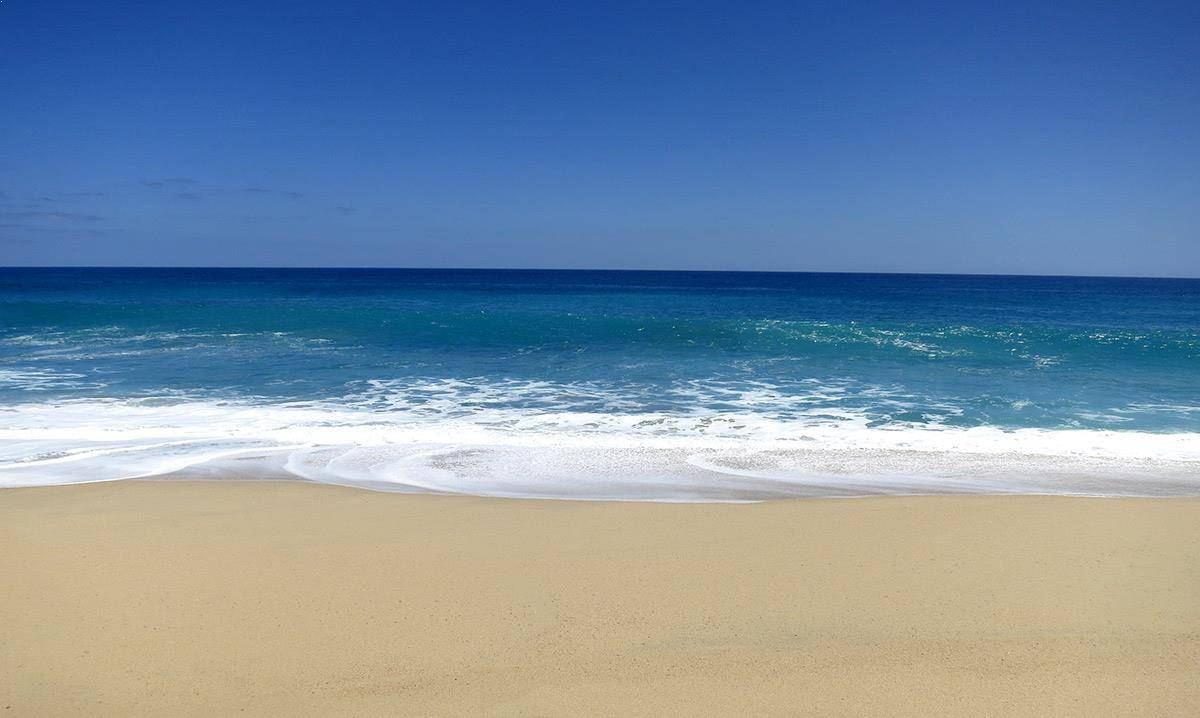
#> input picture img/playa-sur-barcelona11.jpg, 1200 x 718 px
$ python Ejercicio1.py
#> lines starting #> are read from the running program, lines starting #| are printed output that depends on the picture

from matplotlib import pyplot as plt
import numpy as np
import cv2 as cv

imgOrig = cv.imread('../img/playa-sur-barcelona11.jpg')
#> imgOrig is the input picture: shape (718, 1200, 3); mean B, G, R 164.6, 142.2, 119.5

imgGray=cv.cvtColor(imgOrig.astype('uint8'), cv.COLOR_RGB2GRAY)
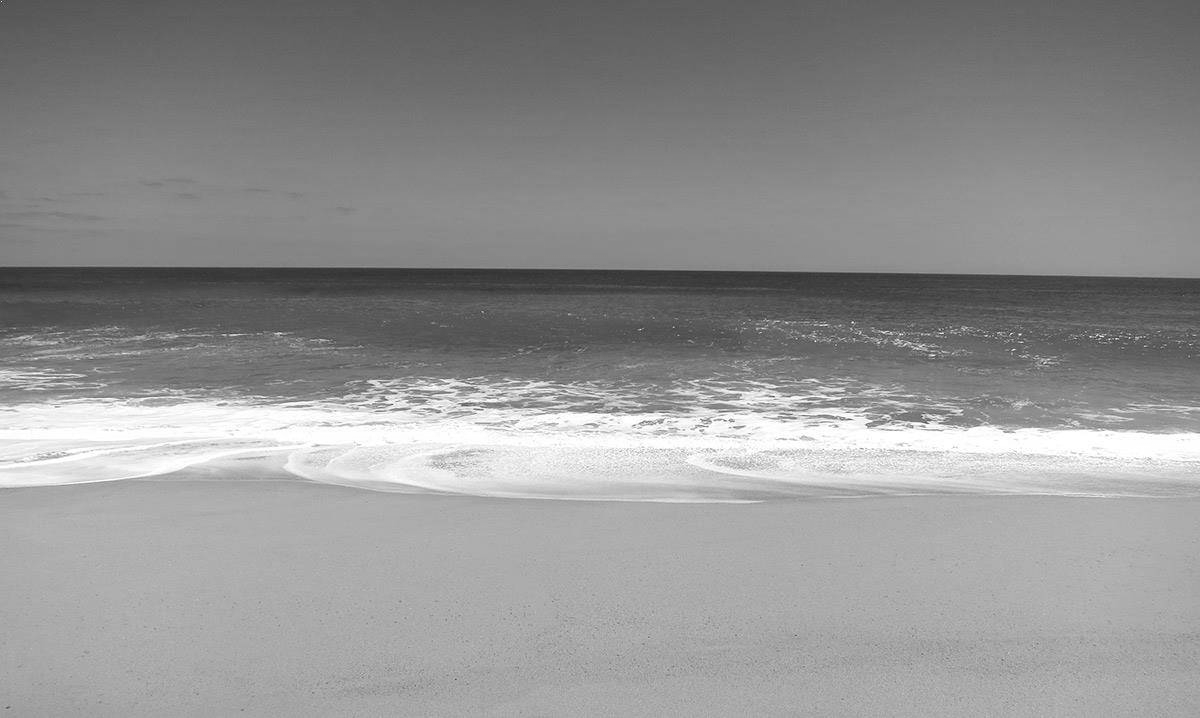
#> imgGray: shape (718, 1200); min 44, max 255, mean 146.3

cv.imshow('img', imgGray)

hist=cv.calcHist(imgGray, [0], None, [256], [0,256])
#> hist = 256 values, max 222 at index 91, min 0 at index 0, mean 4.69
#hist[0:10]=0 ; para eliminar parte del histograma

plt.plot(hist, color='gray')
plt.xlabel('intensidad de iluminacion')
plt.ylabel('cantidad de pixeles')
plt.show()
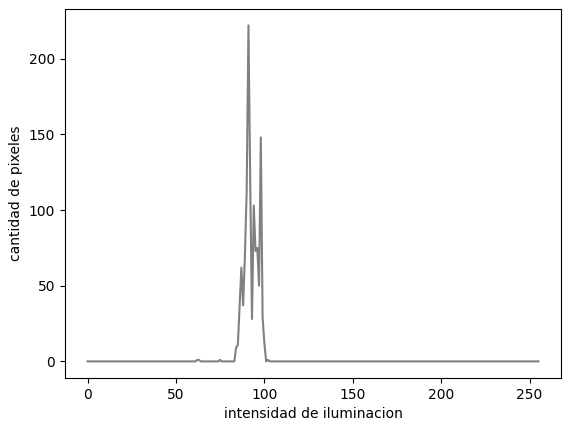
#> figure drawn by matplotlib, 1 panel; curve peaks at x = 91, y = 222

cv.waitKey(0)

# A) Como en el histograma todos los grises estan en una pequeña franja nos dice que es una imagen de poco contraste

# B) En mi imagen casi todos los colores se acumiulan en los medios tonos por lo tanto no mejoraria en ninguno de los casos.
